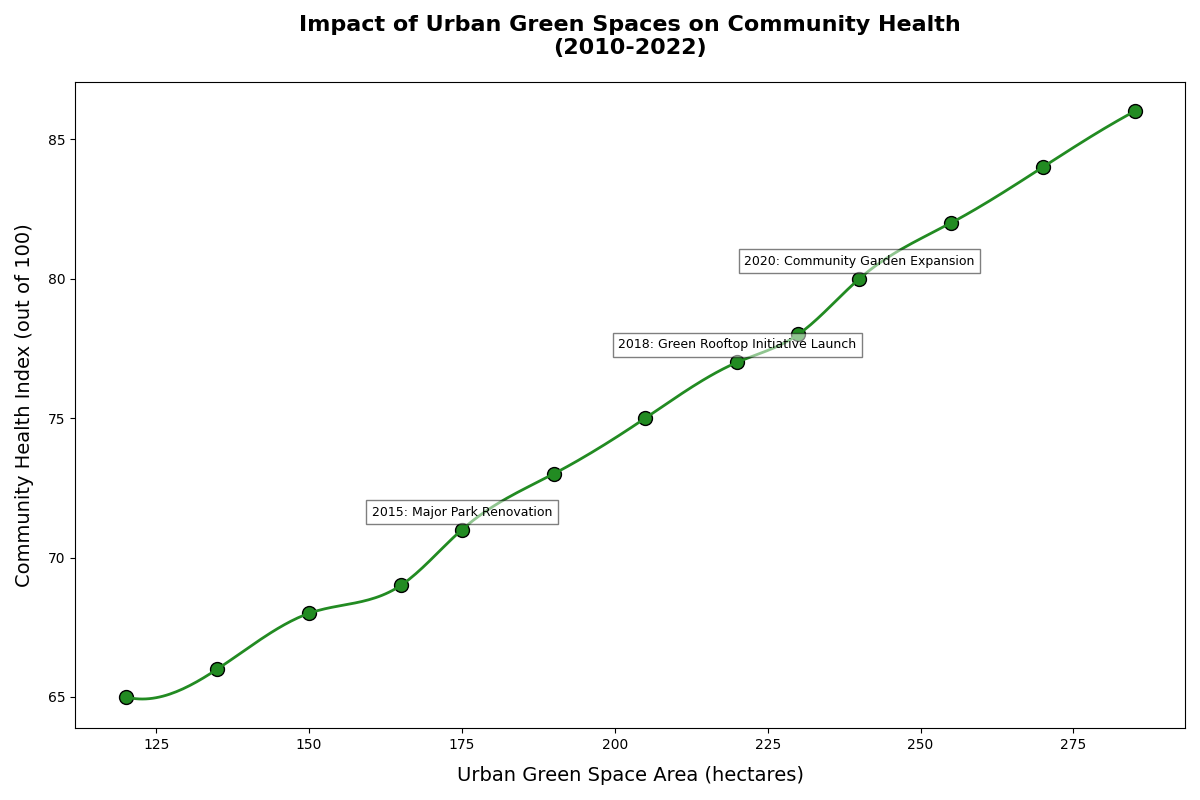

This chart was generated by the following Python code:
import numpy as np
import matplotlib.pyplot as plt
from scipy.interpolate import make_interp_spline

years = np.arange(2010, 2023)
green_space_area = np.array([120, 135, 150, 165, 175, 190, 205, 220, 230, 240, 255, 270, 285])
health_index = np.array([65, 66, 68, 69, 71, 73, 75, 77, 78, 80, 82, 84, 86])

x_smooth = np.linspace(green_space_area.min(), green_space_area.max(), 300)
spl = make_interp_spline(green_space_area, health_index, k=3)
y_smooth = spl(x_smooth)

plt.figure(figsize=(12, 8))
plt.scatter(green_space_area, health_index, color='forestgreen', edgecolor='black', s=100)
plt.plot(x_smooth, y_smooth, color='forestgreen', linestyle='-', linewidth=2)

plt.title("Impact of Urban Green Spaces on Community Health\n(2010-2022)", fontsize=16, fontweight='bold', pad=20)
plt.xlabel("Urban Green Space Area (hectares)", fontsize=14, labelpad=10)
plt.ylabel("Community Health Index (out of 100)", fontsize=14, labelpad=10)

important_years = {
    "2015: Major Park Renovation": (175, 71),
    "2018: Green Rooftop Initiative Launch": (220, 77),
    "2020: Community Garden Expansion": (240, 80)
}

for label, (x, y) in important_years.items():
    plt.annotate(label, (x, y), textcoords="offset points", xytext=(0, 10), ha='center', fontsize=9, bbox=dict(facecolor='white', alpha=0.5))

plt.tight_layout()
plt.show()
